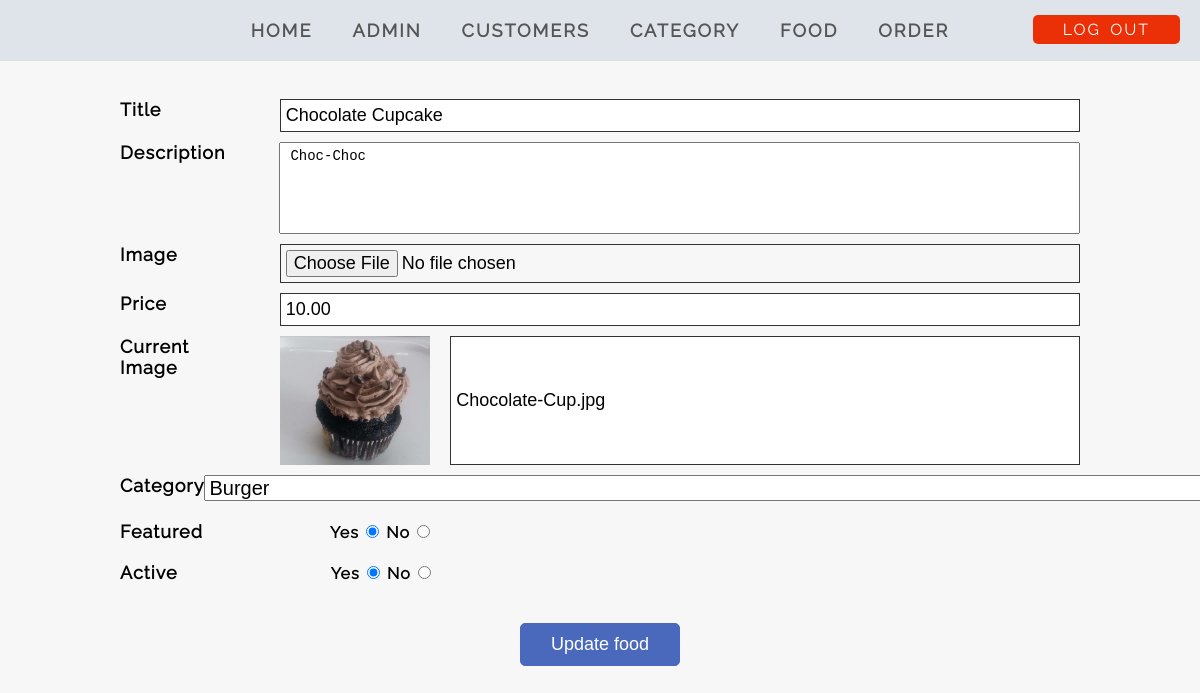
Screenshot of /adminPanel/update-food.php?id=11 (signed in) with the database file from the repository.
### tables this page shows
CREATE TABLE food(
  id int NOT NULL UNIQUE,
  title varchar(100) NOT NULL PRIMARY KEY,
  description text NOT NULL,
  price decimal(10,2) NOT NULL,
  image_name varchar(50) NOT NULL,
  category_id int NOT NULL,
  featured varchar(10) NOT NULL,
  active varchar(10) NOT NULL,
  FOREIGN KEY(category_id) REFERENCES category(id));

### adminPanel/update-food.php (the view, shortened to what this page needs)
<?php include 'nav.php' ?>
<?php
if (isset($_GET['id'])) {
    $id = $_GET['id'];
    $sql = "select * from food where id=$id";
    $res = mysqli_query($conn, $sql);
    $row = mysqli_fetch_assoc($res);
    $title = $row['title'];
    $description = $row['description'];
    $price = $row['price'];
    $currentimage = $row['image_name'];
    $featured = $row['featured'];
    $active = $row['active'];
} else {
    header('location:' . INDEXPAGE . 'adminPanel/manage-food.php');
}
?>
<div class="main-content">
    <div class="wrapper">
        <h2> <strong class="title-letter-space text-uppercase">Update Food</strong></h2>
    </div>
    <div class="form">
        <form action="#" method="post" enctype="multipart/form-data">
            <div class="data-input normal-word-space">
                <label for="title">Title</label>
                <input type="text" placeholder="Enter the title" name="title" id="title" value="<?php echo $title; ?>" required>
            </div>
            <div class="data-input normal-word-space">
                <label for="desc">Description</label>
                <textarea name="desc" cols="100" rows="5" required><?php echo $description; ?> </textarea>
            </div>
            <div class="data-input normal-word-space">
                <label for="image">Image</label>
                <input type="file" name="image" id="image" required>
            </div>
            <div class="data-input normal-word-space">
                <label for="price">Price</label>
                <input type="text" placeholder="Enter the price" name="price" id="price" value="<?php echo $price; ?>" required>
            </div>
            <div class="data-input normal-word-space current-image">
                <label for="cimage">Current Image</label>
                <?php
                if ($currentimage != "") {
                ?>
                    <img src="<?php echo INDEXPAGE; ?>images/food/<?php echo $currentimage; ?>" width="150px" required>
                <?php
                } else {
                    $_SESSION['image-not'] = "<div class='display-message error-message'>Selected data is not present</div>";
                }
                ?>
                <input type="text" value="<?php echo $currentimage; ?>" name="currentImage" id="cimage" required>
            </div>
            <div class="data-input normal-word-space">
                <label for="category">Category</label>
                <span class="select">
                    <select name="category" id="category" required>
                        <?php
                        $sql1 = "select * from category where active='Yes'";
                        $res1 = mysqli_query($conn, $sql1);
                        $count = mysqli_num_rows($res1);
                        if ($count > 0) {
                            while ($row = mysqli_fetch_assoc($res1)) {
                                $id = $row['id'];
                                $title = $row['title'];
                        ?>
                                <option value="<?php echo $id; ?>"><?php echo $title; ?></option>
                            <?php
                            }
                        } else {
                            ?>
                            <option value="0">No Category Found</option>
                        <?php
                        }
                        ?>
                </span>
            </div>
            <div class="data-radio input normal-word-space">
                <label for="featured">Featured</label>
                <span class="radio">
                    <span>Yes</span>
                    <input type="radio" name="featured" value="Yes" <?php if ($featured == "Yes") {
                                                                        echo "checked";
                                                                    } ?> required>
                    <span>No</span>
                    <input type="radio" name="featured" value="No" <?php if ($featured == "No") {
                                                                        echo "checked";
                                                                    } ?> required>
                </span>
            </div>
            <div class="data-radio input normal-word-space">
                <label for="active">Active</label>
                <span class="radio active">
                    <span>Yes</span>
                    <input type="radio" name="active" value="Yes" <?php if ($active == "Yes") {
                                                                        echo "checked";
                                                                    } ?> required>
                    <span>No</span>
                    <input type="radio" name="active" value="No" <?php if ($active == "No") {
                                                                        echo "checked";
                                                                    } ?> required>
                </span>
            </div>
    </div>
    <div class="text-center submit">
        <button class="link-btn btn-add-color" name="submit">Update food</button>
    </div>

### css/style.css (style rules this page uses)
* { margin : 0; padding : 0; box-sizing: border-box; }
:root { --primary-color : #00A145; --secondary-color : #dfe4ea; --btn-primary-color: #44bd32; --btn-danger-color : #eb2f06; --btn-add-color : #4a69bd; }
body { font-family : 'raleway-regular'; background-color: #f7f7f7; font-size : 16px; }
.text-center { text-align: center; }
.text-uppercase { text-transform: uppercase; }
.title-letter-space { letter-spacing: 2px; word-spacing : 3px; }
.normal-word-space { letter-spacing: 1px; word-spacing : 2px; }
.wrapper { width : 80%; margin: 0 auto; }
.main-content { margin: 30px 0; }
.link-btn { text-decoration: none; color : white; padding : 5px 30px; border-radius : 5px; transition : 0.3s; }
.btn-add-color { background-color: var(--btn-add-color); color : black; padding : 10px 30px; text-decoration : none; color : white; border-radius : 5px; }
.form { width : 80%; margin: 40px auto; }
.data-input { display: flex; margin : 10px 0; }
.form .data-input label, .data-radio label { width : 20%; font-size : 18px; font-weight: bold; }
.form .data-input input { width : 100%; border : none; font-size: 18px; padding : 5px; outline : none; border : 1px solid #333; }
.submit { margin-top: 25px; }
.submit button { border : 1px solid var(--btn-add-color); outline : none; font-size: 18px; }
.data-radio { margin-top: 20px; }
.radio { margin-left: 120px; font-weight: bold; }
.data-radio .active { margin-left: 146px; }
.current-image img { margin : 0 20px; margin-left: 35px; }
.main-content textarea { width : 100%; resize: none; padding: 5px 10px; font-size: 14px; }
.select select { width: 1015px; font-size: 20px; }

### rows the page displays
food: title "Chocolate Cupcake", desc "Choc-Choc", price "10.00", image_name (picture), currentImage "Chocolate-Cup.jpg", featured "☑", active "☑"

### other values shown
form field category "Burger"
